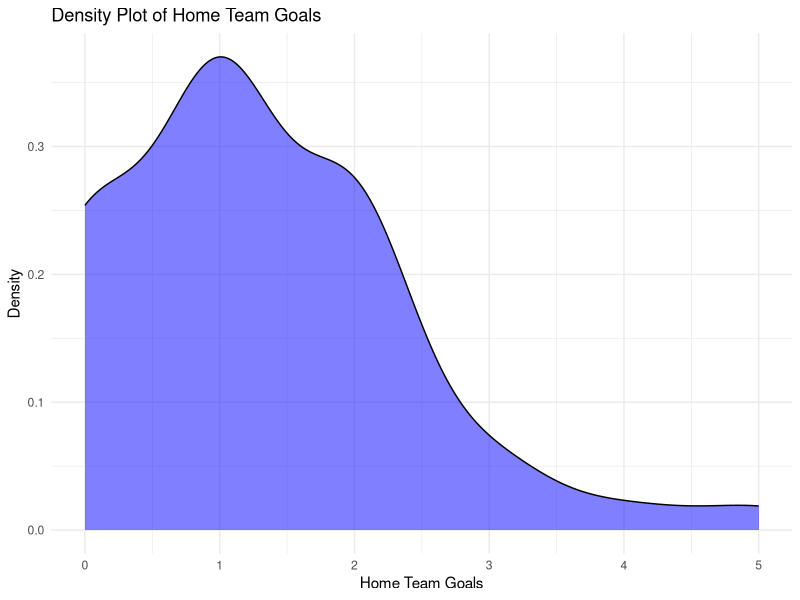
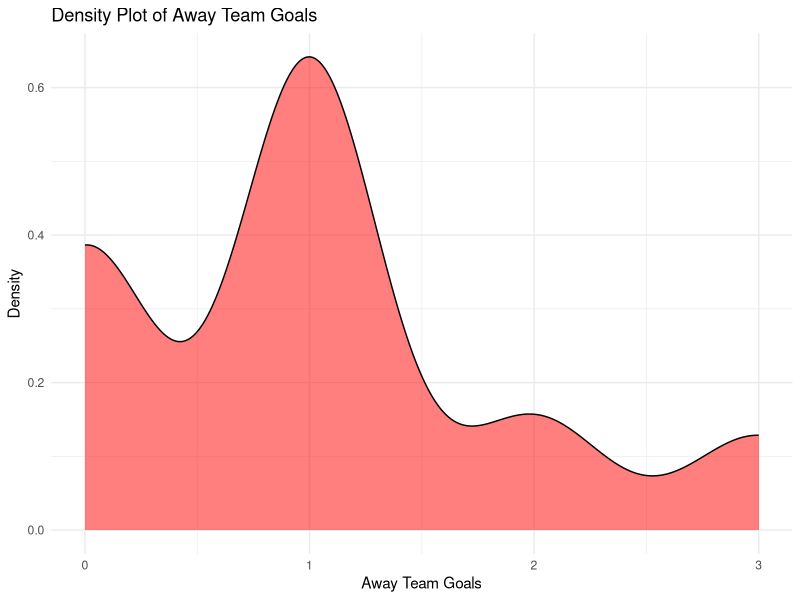
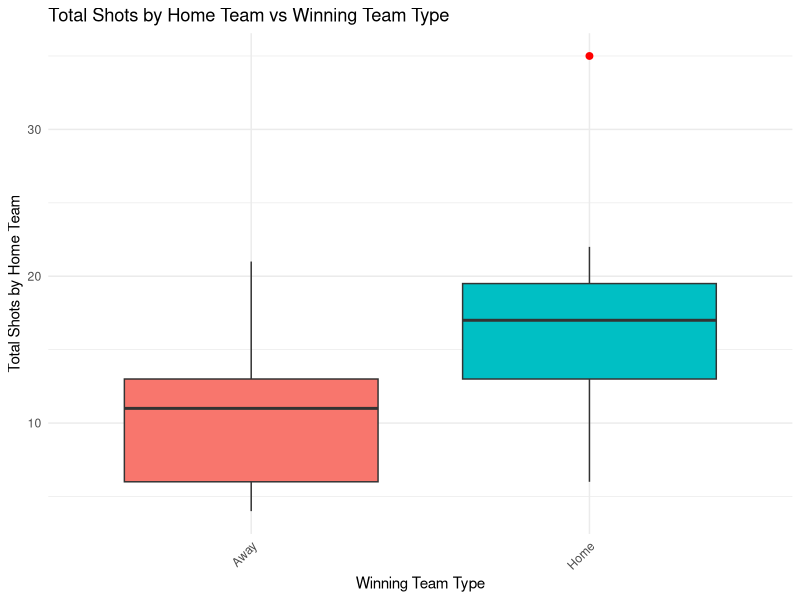
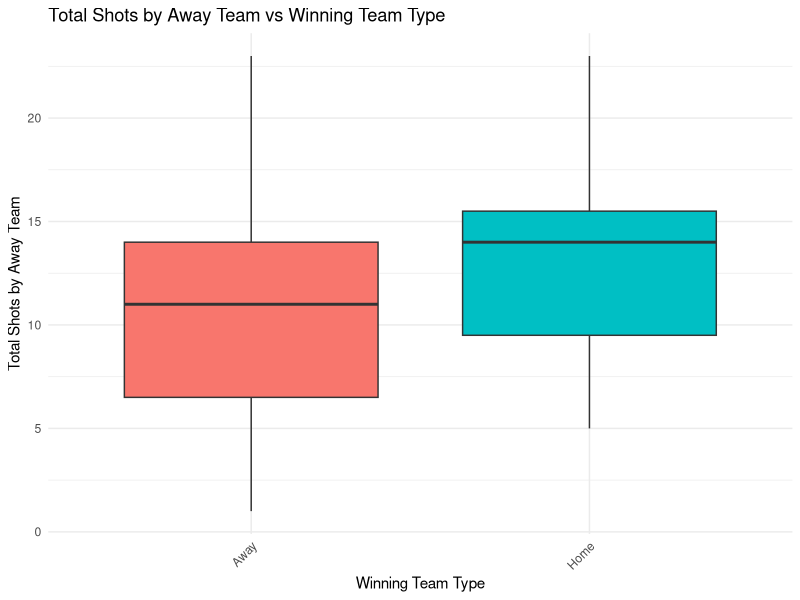
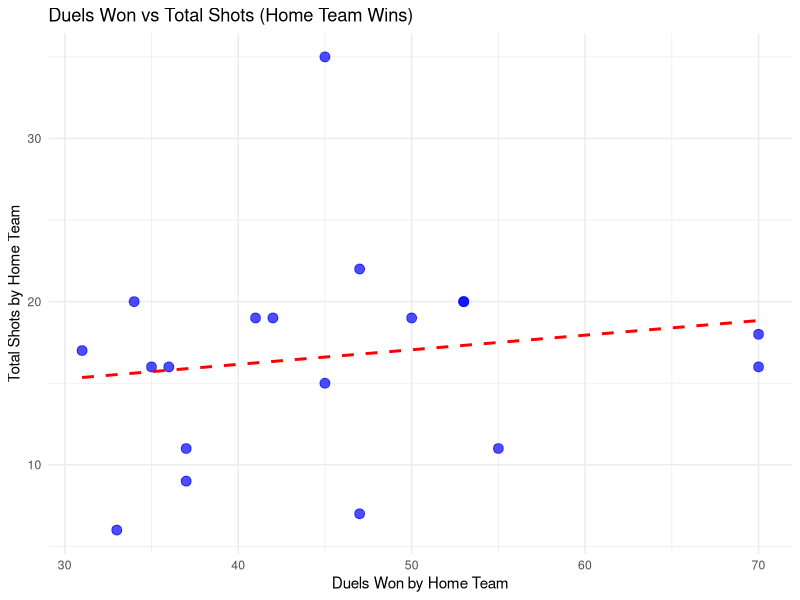
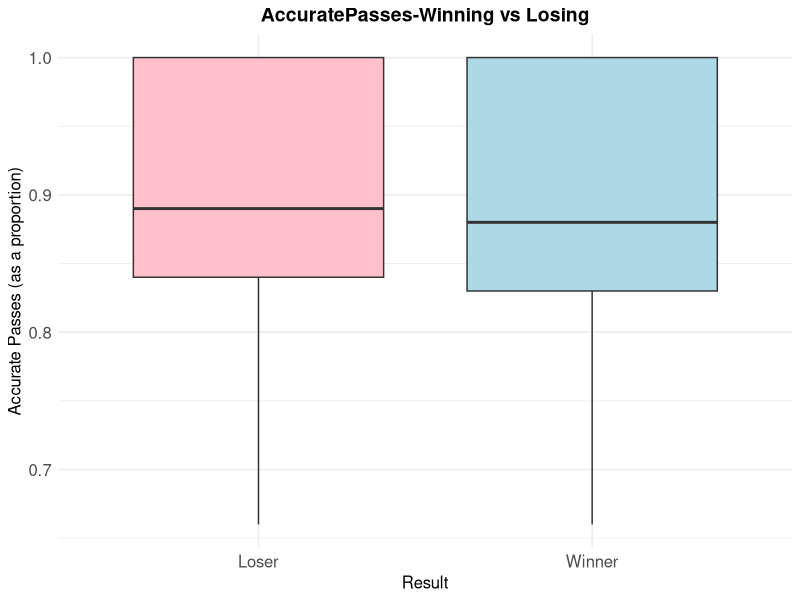
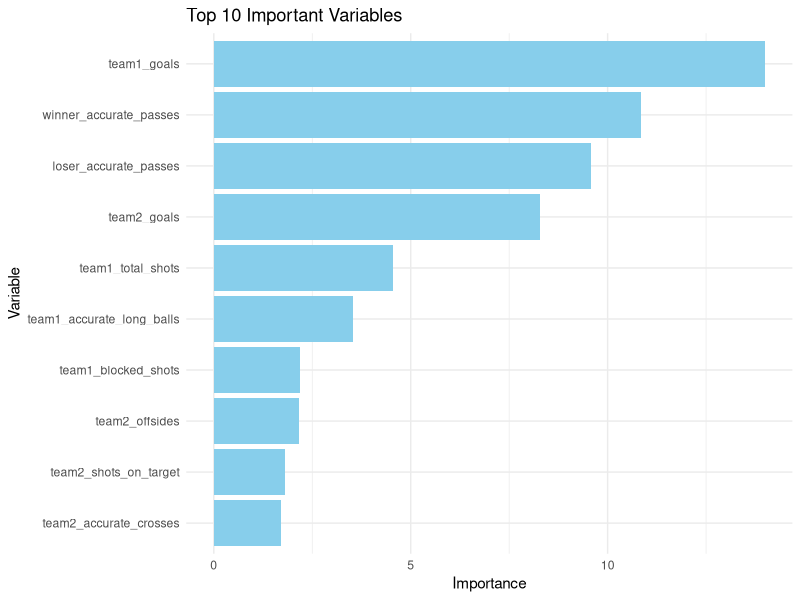

The R script that drew these images, in order:
## ---- chunk 1
knitr::opts_chunk$set(echo = TRUE)
## ---- chunk 2
library(ggplot2)
library(knitr)
library(dplyr)
library(tidyverse)
library(tidyr)
library(nnet)
library(randomForest)
library(caret)
matches <- read.csv("matches.csv", stringsAsFactors = FALSE)

colnames(matches)
## ---- chunk 3
matches$audience <- as.numeric(gsub(",", "", matches$audience))


matches$winner <- ifelse(matches$team1_goals > matches$team2_goals, matches$team1,
                         ifelse(matches$team1_goals < matches$team2_goals, matches$team2, "Draw"))

matches$winner_type <- ifelse(matches$winner == matches$team1, "Home",
                              ifelse(matches$winner == matches$team2, "Away", "Draw"))

kable( head(matches[, c("team1", "team2", "team1_goals", "team2_goals", "winner", "winner_type")]),caption = 'Part of adjusted data')
## ---- chunk 4


percent_cols <- c("team1_accurate_passes", "team1_accurate_long_balls", "team1_accurate_crosses", 
                  "team1_tackles_won", "team1_successful_dribbles", "team2_accurate_passes", 
                  "team2_accurate_long_balls", "team2_accurate_crosses", "team2_tackles_won", 
                  "team2_successful_dribbles")

kable( head(matches[, percent_cols]),caption = 'Part of Original Data')


matches[percent_cols] <- lapply(matches[percent_cols], function(col) {
  as.numeric(sub(".*\\((\\d+)%\\).*", "\\1", col)) / 100
})


kable( head(matches[, percent_cols]),caption = 'Part of Adjusted Data')
## ---- chunk 5

ggplot(matches, aes(x = team1_goals)) +
  geom_density(fill = "blue", alpha = 0.5) +
  labs(title = "Density Plot of Home Team Goals", x = "Home Team Goals", y = "Density") +
  theme_minimal()


ggplot(matches, aes(x = team2_goals)) +
  geom_density(fill = "red", alpha = 0.5) +
  labs(title = "Density Plot of Away Team Goals", x = "Away Team Goals", y = "Density") +
  theme_minimal()

## ---- chunk 6

boxplot_data1 <- matches %>%
  filter(winner != "Draw") %>% 
  mutate(winner_type = ifelse(winner == team1, "Home", "Away")) %>% 
  select(team1_total_shots, winner_type) 


ggplot(boxplot_data1, aes(x = winner_type, y = team1_total_shots, fill = winner_type)) +
  geom_boxplot(outlier.color = "red", outlier.size = 2) +
  labs(
    title = "Total Shots by Home Team vs Winning Team Type",
    x = "Winning Team Type",
    y = "Total Shots by Home Team",
    fill = "Winning Team Type"
  ) +
  theme_minimal() +
  theme(legend.position = "none", axis.text.x = element_text(angle = 45, hjust = 1))



boxplot_data2 <- matches %>%
  filter(winner != "Draw") %>% 
  mutate(winner_type = ifelse(winner == team2, "Home", "Away")) %>% 
  select(team2_total_shots, winner_type) 


ggplot(boxplot_data2, aes(x = winner_type, y = team2_total_shots, fill = winner_type)) +
  geom_boxplot(outlier.color = "red", outlier.size = 2) +
  labs(
    title = "Total Shots by Away Team vs Winning Team Type",
    x = "Winning Team Type",
    y = "Total Shots by Away Team",
    fill = "Winning Team Type"
  ) +
  theme_minimal() +
  theme(legend.position = "none", axis.text.x = element_text(angle = 45, hjust = 1))


## ---- chunk 7

scatter_data <- matches %>%
  filter(winner == team1) %>% 
  select(team1_duels_won, team1_total_shots) 

# 绘制散点图
ggplot(scatter_data, aes(x = team1_duels_won, y = team1_total_shots)) +
  geom_point(color = "blue", alpha = 0.7, size = 3) +
  geom_smooth(method = "lm", se = FALSE, color = "red", linetype = "dashed") + 
  labs(
    title = "Duels Won vs Total Shots (Home Team Wins)",
    x = "Duels Won by Home Team",
    y = "Total Shots by Home Team"
  ) +
  theme_minimal()

## ---- chunk 8

matches$winner_accurate_passes <- ifelse(matches$winner_type == "Home", matches$team1_accurate_passes, 
                                         ifelse(matches$winner_type == "Away", matches$team2_accurate_passes, 1))

matches$loser_accurate_passes <- ifelse(matches$winner_type == "Home", matches$team2_accurate_passes, 
                                        ifelse(matches$winner_type == "Away", matches$team1_accurate_passes, 1))




plot_data <- matches %>%
  select(winner_accurate_passes, loser_accurate_passes) %>%
  pivot_longer(
    cols = c(winner_accurate_passes, loser_accurate_passes),
    names_to = "Result",
    values_to = "Accurate_Passes"
  ) %>%
  mutate(Result = ifelse(Result == "winner_accurate_passes", "Winner", "Loser"))

ggplot(plot_data, aes(x = Result, y = Accurate_Passes, fill = Result)) +
  geom_boxplot(outlier.color = "red", outlier.shape = 16, outlier.size = 2) +
  labs(
    title = "AccuratePasses-Winning vs Losing",
    x = "Result",
    y = "Accurate Passes (as a proportion)"
  ) +
  scale_fill_manual(values = c("Winner" = "lightblue", "Loser" = "pink")) +
  theme_minimal() +
  theme(
    legend.position = "none",
    plot.title = element_text(hjust = 0.5, size = 14, face = "bold"),
    axis.text = element_text(size = 12),
    axis.title = element_text(size = 12)
  )


## ---- chunk 9
matches <- matches %>% 
  mutate(
    HomeResult = case_when(
      team1_goals > team2_goals ~ "Win",
      team1_goals == team2_goals ~ "Draw",
      team1_goals < team2_goals ~ "Lose"
    )
  )


matches_glm= matches[,- which(colnames(matches) %in% c("match_number","team1","team2","date_of_match","stadium","winner","winner_type"))]
# matches_glm= matches_glm[-which(matches_glm$HomeResult=='Draw'),]
# Factor
matches_glm$HomeResult <- as.factor(matches_glm$HomeResult)

set.seed(222)
train_indices <- sample(nrow(matches_glm), 0.8 * nrow(matches_glm))
train_data <- matches_glm[train_indices, ]
test_data <- matches_glm[-train_indices, ]

logistic_model <- multinom(HomeResult ~ ., data = train_data)

# predicted_prob <- predict(logistic_model, newdata = test_data, type = "response")

# predicted
test_pred <- predict(logistic_model, newdata = test_data)

# confusionMatrix
conf_matrix <- confusionMatrix(test_pred, test_data$HomeResult)
conf_matrix

## ---- chunk 10
matches_glm= matches[,- which(colnames(matches) %in% c("match_number","team1","team2","date_of_match","stadium","winner","winner_type"))]

matches_glm$HomeResult <- as.factor(matches_glm$HomeResult)

set.seed(123) 
rf_model <- randomForest(HomeResult ~ ., data = matches_glm, importance = TRUE)

var_imp <- importance(rf_model)
var_imp_df <- data.frame(
  Variable = rownames(var_imp),
  Importance = var_imp[, 3] 
)

top10_var_imp <- var_imp_df[order(-var_imp_df$Importance), ][1:10, ]

ggplot(top10_var_imp, aes(x = reorder(Variable, Importance), y = Importance)) +
  geom_bar(stat = "identity", fill = "skyblue") +
  coord_flip() + 
  labs(
    title = "Top 10 Important Variables",
    x = "Variable",
    y = "Importance"
  ) +
  theme_minimal()

